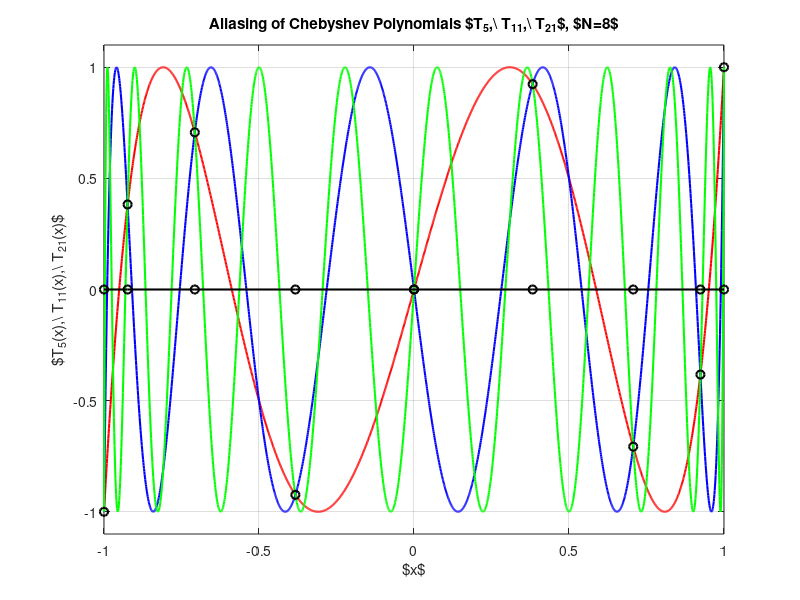

The MATLAB source for this figure:
N = 8;
M = 2001;
x = [-1,-cos(pi*(1:N)./N)];
xp = linspace(-1,1,M);

T21 = cos(21*acos(xp));
T11 = cos(11*acos(xp));
T5  = cos( 5*acos(xp));
T5g = cos( 5*acos(x ));

XCGL = zeros(1,length(x));

hf = figure(1);
clf
plot(xp,T5 ,'r','LineWidth',1.5)
hold on
plot(xp,T11,'b','LineWidth',1.5)
hold on
plot(xp,T21,'g','LineWidth',1.5)
hold on
plot(x ,T5g,'ko','LineWidth',1.5)
hold on
plot(x,XCGL,'k-o','LineWidth',1.5)
hold off

xlabel('$x$');
ylabel('$T_5(x),\ T_{11}(x),\ T_{21}(x)$');
title('Aliasing of Chebyshev Polynomials $T_5,\ T_{11},\ T_{21}$, $N=8$');
axis([-1.0,1.0,-1.1,1.1])
grid on
printstr = strcat('OUT/ChebyshevAlias',num2str(N));
%exportgraphics(gca, printstr)
print(hf, printstr, '-dpdflatex');
